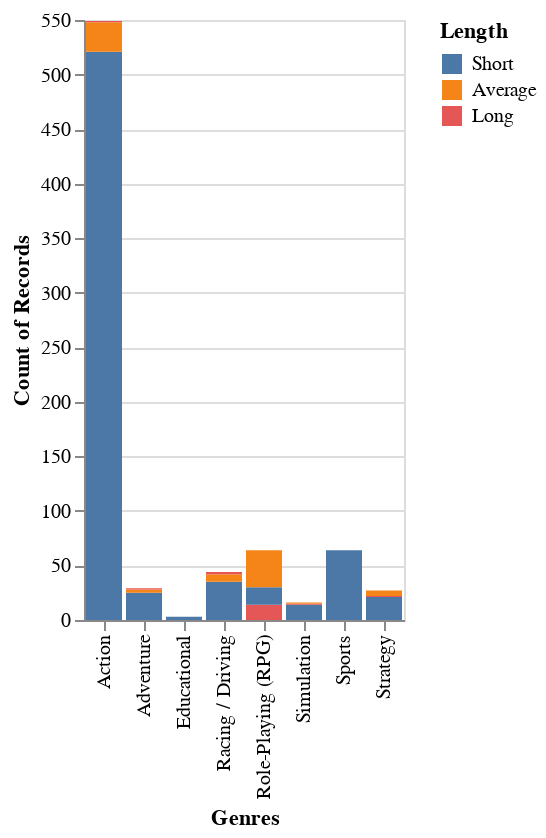

The cell this chart's notebook holds for it:
### Markdown cell above
#### **Instructions**
1. **Analyze Genres by Length:**
	- Determine the most frequent genre for each length category.
2. **Present Findings:**
	- Note in markdown cell both the name of the genre and number of records for each length.

### Code cell
NEW_COLUMN = "Length"

selection = alt.selection_point(name="selector", fields=[f"{NEW_COLUMN}"], bind="legend")

chart = alt.Chart(df_task_3a).mark_bar().encode(
    x="Genres:N",
    y="count():Q",
    color=alt.Color(f"{NEW_COLUMN}:N").sort(["Short", "Average", "Long"]),
    opacity=alt.condition(selection,alt.value(1), alt.value(0.3)),
    order="selection_order:N",
    tooltip="count()"
).transform_calculate(
    selection_order=f"if(selector && selector['{NEW_COLUMN}'], if((datum['{NEW_COLUMN}'] === selector['{NEW_COLUMN}'][0]),0,1),0)"
).add_params(selection)

chart

### Figure 1 — Vega-Lite specification as saved in the notebook (floating-point values rounded to 4 significant figures; data arrays with more than 128 entries replaced by an {"elided": "..."} marker saying what was removed)
{"config": {"view": {"continuousWidth": 300, "continuousHeight": 300}}, "data": {"name": "data-8f235939c053f9ae684ca31760466490"}, "mark": {"type": "bar"}, "encoding": {"color": {"field": "Length", "sort": ["Short", "Average", "Long"], "type": "nominal"}, "opacity": {"condition": {"param": "selector", "value": 1}, "value": 0.3}, "order": {"field": "selection_order", "type": "nominal"}, "tooltip": {"aggregate": "count", "type": "quantitative"}, "x": {"field": "Genres", "type": "nominal"}, "y": {"aggregate": "count", "type": "quantitative"}}, "params": [{"name": "selector", "select": {"type": "point", "fields": ["Length"]}, "bind": "legend"}], "transform": [{"calculate": "if(selector && selector['Length'], if((datum['Length'] === selector['Length'][0]),0,1),0)", "as": "selection_order"}], "$schema": "https://vega.github.io/schema/vega-lite/v5.15.1.json", "datasets": {"data-8f235939c053f9ae684ca31760466490": {"elided": "796 records"}}}
